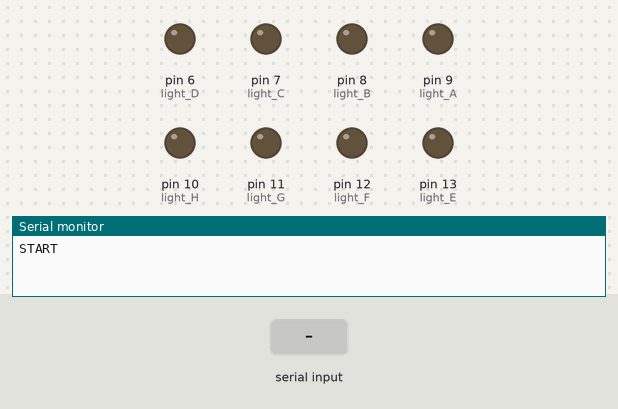
Bench run of a sketch on a simulated Arduino Uno, built with avr-gcc and run on an emulated ATmega328P. Parts: output pins drawn as LEDs (lit = HIGH), the last lines printed to the serial monitor. Inputs (shaded band) come from the test bench.

Above: at 1.2 s.
1.3 s: "0" received over Serial
At 1.45 s:
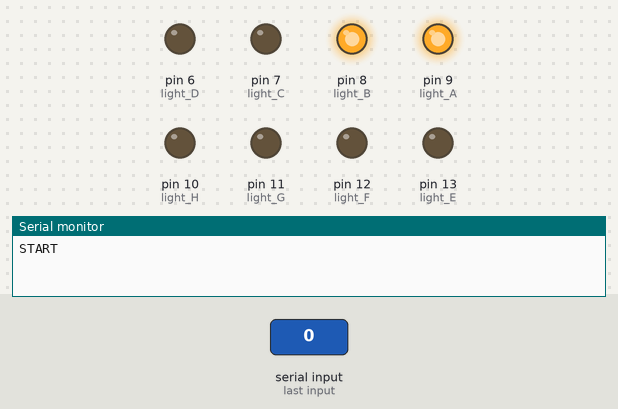
At 3.4 s:
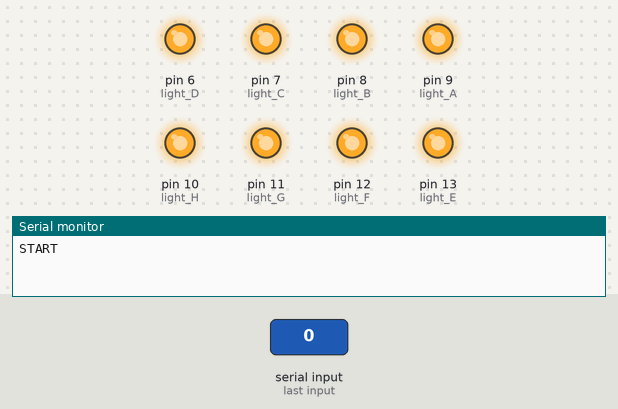
4.3 s: "1" received over Serial
At 6.55 s:
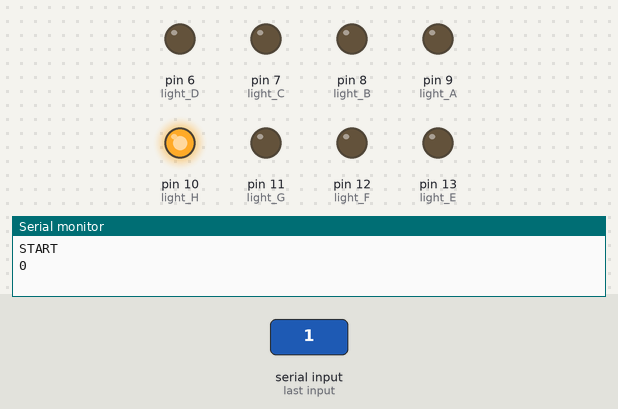
Timing chart, 0 to 11.5 s (numbered marks = the images above; inputs shaded):
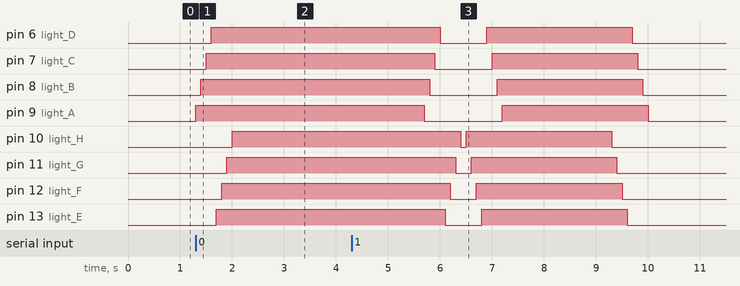

Measured:
- after the input at 1.3 s, pin 6 (light_D): LOW → HIGH after 0.30 s; pin 7 (light_C): LOW → HIGH after 0.20 s; pin 8 (light_B): LOW → HIGH after 0.10 s; pin 9 (light_A): LOW → HIGH at once; pin 10 (light_H): LOW → HIGH after 0.70 s

The sketch:

Slave_Final.ino
```cpp
// Arduino Serial Example #1 Remote Control Blink - Slave
const int light_A = 9;
const int light_B = 8;
const int light_C = 7;
const int light_D = 6;
const int light_E = 13;
const int light_F = 12;
const int light_G = 11;
const int light_H = 10;
char c  = ' ';
const int lightup_time = 800;

void setup()
{
   Serial.begin(9600);
   pinMode(light_A, OUTPUT);
   pinMode(light_B, OUTPUT);
   pinMode(light_C, OUTPUT);
   pinMode(light_D, OUTPUT);
   pinMode(light_E, OUTPUT);
   pinMode(light_F, OUTPUT);
   pinMode(light_G, OUTPUT);
   pinMode(light_H, OUTPUT);
   Serial.println("START");
}


void loop()
{
   if(Serial.available())
   {
      char c = Serial.read();
      if (c=='0') {
        lights_up_f();
        delay(lightup_time);
        delay(2000 + lightup_time);
        lights_down_f();
      }
      else if (c=='1') {
        lights_up_b();
        delay(2000);
        lights_down_b();
      }
      Serial.println(c);
   }

}

void lights_up_f(){
  digitalWrite(light_A, HIGH);
  delay(100);
  digitalWrite(light_B, HIGH);
  delay(100);
  digitalWrite(light_C, HIGH);
  delay(100);
  digitalWrite(light_D, HIGH);
  delay(100);
  digitalWrite(light_E, HIGH);
  delay(100);
  digitalWrite(light_F, HIGH);
  delay(100);
  digitalWrite(light_G, HIGH);
  delay(100);
  digitalWrite(light_H, HIGH);
  delay(100);
}

void lights_up_b(){
  digitalWrite(light_H, HIGH);
  delay(100);
  digitalWrite(light_G, HIGH);
  delay(100);
  digitalWrite(light_F, HIGH);
  delay(100);
  digitalWrite(light_E, HIGH);
  delay(100);
  digitalWrite(light_D, HIGH);
  delay(100);
  digitalWrite(light_C, HIGH);
  delay(100);
  digitalWrite(light_B, HIGH);
  delay(100);
  digitalWrite(light_A, HIGH);
  delay(100);
}

void lights_down_b(){
  digitalWrite(light_H, LOW);
  delay(100);
  digitalWrite(light_G, LOW);
  delay(100);
  digitalWrite(light_F, LOW);
  delay(100);
  digitalWrite(light_E, LOW);
  delay(100);
  digitalWrite(light_D, LOW);
  delay(100);
  digitalWrite(light_C, LOW);
  delay(100);
  digitalWrite(light_B, LOW);
  delay(100);
  digitalWrite(light_A, LOW);
  delay(100);
}

void lights_down_f(){
  digitalWrite(light_A, LOW);
  delay(100);
  digitalWrite(light_B, LOW);
  delay(100);
  digitalWrite(light_C, LOW);
  delay(100);
  digitalWrite(light_D, LOW);
  delay(100);
  digitalWrite(light_E, LOW);
  delay(100);
  digitalWrite(light_F, LOW);
  delay(100);
  digitalWrite(light_G, LOW);
  delay(100);
  digitalWrite(light_H, LOW);
  delay(100);
}
```
